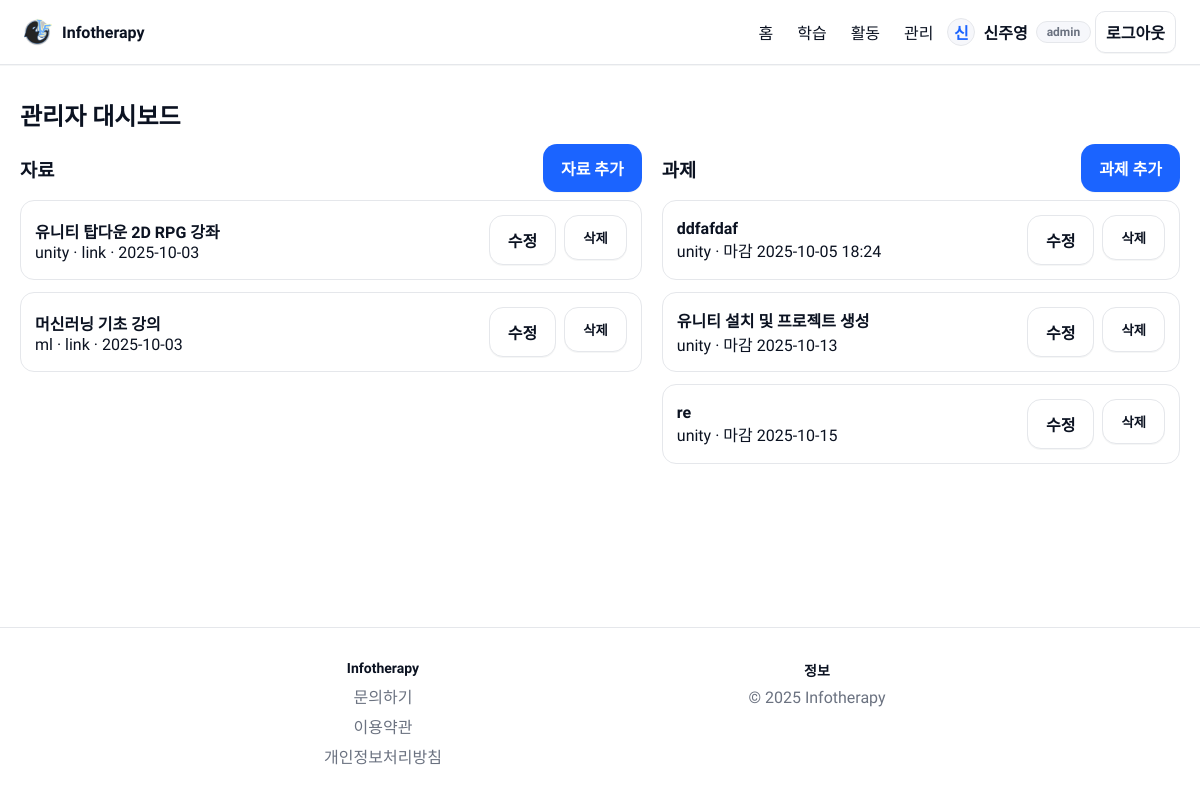
Page /admin (signed in) on the earlier database version.
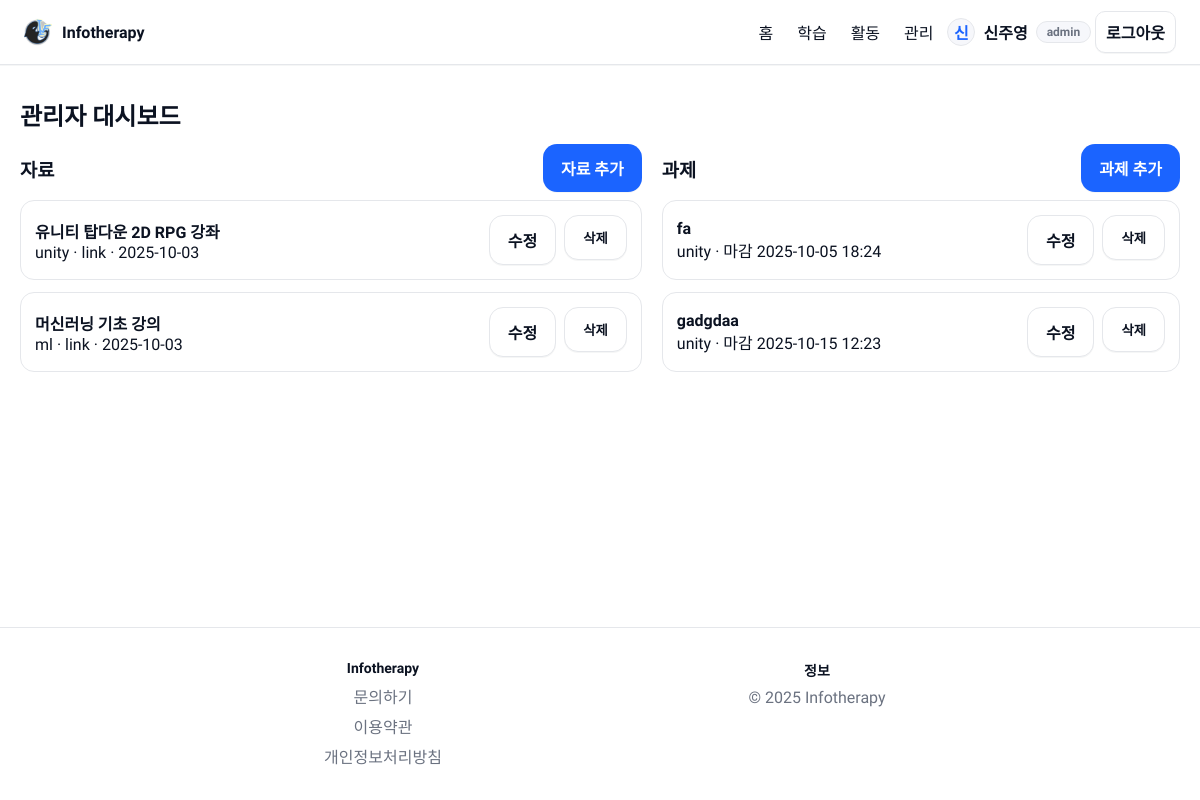
Same page on the later database version.
### tables this page shows
CREATE TABLE materials (
              id INTEGER PRIMARY KEY AUTOINCREMENT,
              title TEXT NOT NULL,
              type TEXT,
              category TEXT,
              date TEXT,
              content TEXT
            );

CREATE TABLE assignments (
              id INTEGER PRIMARY KEY AUTOINCREMENT,
              title TEXT NOT NULL,
              due TEXT,
              description TEXT,
              category TEXT
            );

### app.py (the view)
    @app.route("/admin")
    @admin_required
    def admin_dashboard():
        with get_db() as cx:
            materials = cx.execute("SELECT id, title, category, type, date FROM materials ORDER BY date DESC").fetchall()
            assignments = cx.execute("SELECT id, title, category, due FROM assignments ORDER BY due ASC").fetchall()
        return render_template("admin_dashboard.html", materials=materials, assignments=assignments)

### templates/admin_dashboard.html (shortened to what this page needs)
{% extends 'base.html' %}
{% block content %}
  <h2 style="margin:0 0 12px;">관리자 대시보드</h2>
  <div class="two-col">
    <section>
      <div style="display:flex; justify-content:space-between; align-items:center; margin-bottom:8px;">
        <h3 style="margin:0;">자료</h3>
        <a class="btn btn-primary" href="{{ url_for('admin_material_new') }}">자료 추가</a>
      </div>
      <div class="list">
        {% for m in materials %}
          <div class="list-item">
            <div>
              <div style="font-weight:600;">{{ m['title'] }}</div>
              <div class="hint">{{ m['category'] }} · {{ m['type'] }} · {{ m['date'] }}</div>
            </div>
            <div style="display:flex; gap:8px;">
              <a class="btn btn-outline" href="{{ url_for('admin_material_edit', item_id=m['id']) }}">수정</a>
              <form method="post" action="{{ url_for('admin_material_delete', item_id=m['id']) }}">
                <button class="btn btn-outline" type="submit">삭제</button>
              </form>
            </div>
          </div>
        {% endfor %}
      </div>
    </section>
    <aside>
      <div style="display:flex; justify-content:space-between; align-items:center; margin-bottom:8px;">
        <h3 style="margin:0;">과제</h3>
        <a class="btn btn-primary" href="{{ url_for('admin_assignment_new') }}">과제 추가</a>
      </div>
      <div class="list">
        {% for a in assignments %}
          <div class="list-item">
            <div>
              <div style="font-weight:600;">{{ a['title'] }}</div>
              <div class="hint">{{ a['category'] }} · 마감 {{ a['due'] }}</div>
            </div>
            <div style="display:flex; gap:8px;">
              <a class="btn btn-outline" href="{{ url_for('admin_assignment_edit', item_id=a['id']) }}">수정</a>
              <form method="post" action="{{ url_for('admin_assignment_delete', item_id=a['id']) }}">
                <button class="btn btn-outline" type="submit">삭제</button>
              </form>
            </div>
          </div>
        {% endfor %}
      </div>
    </aside>
  </div>
{% endblock %}

### templates/base.html (shortened to what this page needs)
<!doctype html>
<html lang="ko">
  <head>
    <link rel="stylesheet" href="{{ static_url('css/main.css') }}">
  </head>
  <body>
    <header class="site-header">
      <div class="container header-inner">
        <a class="logo" href="{{ url_for('index') }}">
          <img class="logo-mark-img" src="{{ static_url('images/icon.jpg') }}" alt="Infotherapy">
          <span class="logo-text">Infotherapy</span>
        </a>
        <nav class="nav" id="site-nav">
          <div class="nav-content">
            <a href="{{ url_for('index') }}">홈</a>
            <a href="{{ url_for('learn') }}">학습</a>
            <a href="{{ url_for('activities') }}">활동</a>
            {% if session.get('admin') %}
              <a href="{{ url_for('admin_dashboard') }}">관리</a>
            {% endif %}
            {% if session.get('uid') %}
              <div class="profile-chip">
                <div class="avatar-mini">{{ (session.get('name') or 'U')[:1] }}</div>
                <span class="profile-name">{{ session.get('name') or '사용자' }}</span>
                {% if session.get('admin') %}<span class="badge" style="height:22px;">admin</span>{% endif %}
              </div>
              <a href="{{ url_for('logout') }}" class="btn btn-outline">로그아웃</a>
            {% else %}
              <a href="{{ url_for('login') }}" class="btn btn-outline">로그인</a>
              <a href="{{ url_for('signup') }}" class="btn btn-primary">회원가입</a>
            {% endif %}
          </div>
        </nav>
      </div>
    </header>
    <main class="container">
      {% block content %}{% endblock %}
    </main>
    <footer class="site-footer">
      <div class="container footer-grid">
        <div class="footer-col">
          <h4>Infotherapy</h4>
          <div class="footer-links">
            <a href="{{ url_for('contact') }}">문의하기</a>
            <a href="{{ url_for('terms') }}">이용약관</a>
            <a href="{{ url_for('privacy') }}">개인정보처리방침</a>
          </div>
        </div>
        <div class="footer-col">
          <h4>정보</h4>
          <div class="footer-links">
            <span>© 2025 Infotherapy</span>
          </div>
        </div>
      </div>
    </footer>
  </body>
  </html>

### static/css/main.css (style rules this page uses)
:root { --bg: #ffffff; --text: #0b1221; --muted: #6b7280; --primary: #1b64ff; --primary-600: #1553d6; --surface: #f6f7fb; --border: #e5e7eb; }
* { box-sizing: border-box; }
html, body { height: 100%; }
body { margin: 0; font-family: "Pretendard", -apple-system, BlinkMacSystemFont, "Segoe UI", Roboto, Oxygen, Ubuntu, Cantarell, "Fira Sans", "Droid Sans", "Helvetica Neue", Arial, "Apple Color Emoji", "Segoe UI Emoji"; color: var(--text); background: var(--bg); -webkit-font-smoothing: antialiased; -moz-osx-font-smoothing: grayscale; overflow-x: hidden; }
html { scrollbar-width: none; }
body { display: flex; flex-direction: column; min-height: 100vh; }
.container { width: 100%; max-width: none; margin: 0 auto; padding: 0 24px; }
.site-header { position: sticky; top: 0; z-index: 10; background: rgba(255,255,255,0.86); backdrop-filter: blur(10px); border-bottom: 1px solid var(--border); box-shadow: 0 1px 0 rgba(17,24,39,0.04); }
.header-inner { display: flex; align-items: center; justify-content: space-between; height: 64px; }
.logo { display: inline-flex; align-items: center; gap: 10px; text-decoration: none; color: var(--text); font-weight: 600; }
.logo-mark-img { width: 28px; height: 28px; object-fit: contain; border-radius: 6px; }
.nav { display: flex; align-items: center; gap: 16px; }
.nav a { color: var(--text); text-decoration: none; padding: 8px 10px; border-radius: 10px; }
.profile-chip { display: inline-flex; align-items: center; gap: 8px; }
.avatar-mini { width: 28px; height: 28px; border-radius: 50%; background: var(--surface); border: 1px solid var(--border); display: inline-flex; align-items: center; justify-content: center; font-weight: 700; color: var(--primary); }
.profile-name { font-weight: 600; }
.btn { display: inline-flex; align-items: center; justify-content: center; gap: 8px; border-radius: 14px; padding: 12px 18px; font-weight: 600; text-decoration: none; cursor: pointer; transition: all .15s ease; box-shadow: 0 1px 0 rgba(17,24,39,0.04); }
.btn-primary { background: var(--primary); color: #fff; }
.btn-outline { border: 1px solid var(--border); color: var(--text); background: #fff; }
main.container { padding: 32px 20px; flex: 1; }
.list { display: grid; gap: 12px; }
.list-item { display: grid; grid-template-columns: 1fr auto; align-items: center; gap: 12px; padding: 14px; border: 1px solid var(--border); border-radius: 14px; background: #fff; }
.badge { display: inline-flex; align-items: center; height: 26px; padding: 0 10px; border-radius: 999px; border: 1px solid var(--border); background: var(--surface); color: var(--muted); font-weight: 600; font-size: 12px; }
.two-col { display: grid; grid-template-columns: 1.2fr 1fr; gap: clamp(12px, 2vw, 20px); }
img, video { max-width: 100%; height: auto; display: block; }
.site-footer { border-top: 1px solid var(--border); padding: 32px 0; color: var(--muted); }
.footer-grid { display: grid; grid-template-columns: repeat( auto-fit, minmax(220px, 1fr) ); gap: 16px; max-width: 900px; margin: 0 auto; text-align: center; justify-items: center; }
.footer-col h4 { margin: 0 0 8px; font-size: 14px; color: var(--text); }
.footer-links { display: grid; gap: 6px; }
.footer-links a { color: var(--muted); text-decoration: none; }

Differences in the rows shown:
removed assignments: title "ddfafdaf", category "unity", due "2025-10-05 18:24"
removed assignments: title "유니티 설치 및 프로젝트 생성", category "unity", due "2025-10-13"
removed assignments: title "re", category "unity", due "2025-10-15"
added assignments: title "fa", category "unity", due "2025-10-05 18:24"
added assignments: title "gadgdaa", category "unity", due "2025-10-15 12:23"
